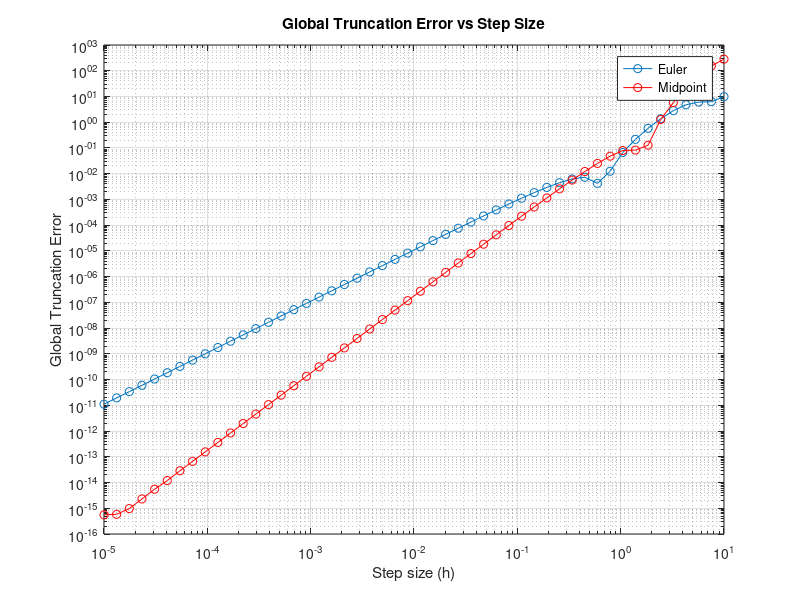

MATLAB code for this plot:
function local_trunc_tabby()

    %% LOCAL FORWARD EULER
    
    t0 = 0;          % Start time
    tf = 0.5;        % End time (replace with the desired final time)
    tspan = [t0, tf];  % Full integration interval
    X0 = 1;      % Initial conditions
    
    h_list = logspace(-5,1,50);  % Time step sizes
    local_error_euler = [];
    local_error_mid = [];
    rate_function_calls = [];
    X_true = [];

    t_ref = 4.49;
    XA = solution01(t_ref);

    for i = 1:length(h_list)
        h_ref = h_list(i);
        
        [XB_euler,~] = forward_euler_step(@rate_func01,t_ref,XA,h_ref);
        [XB_mid,~] = explicit_midpoint_step(@rate_func01,t_ref,XA,h_ref);
 
        X_analytical = solution01(t_ref+h_ref);
        
       X_true = [X_true, X_analytical];  
    
       local_error_euler = [local_error_euler, norm(XB_euler - X_analytical)];
       local_error_mid = [local_error_mid, norm(XB_mid - X_analytical)];
       
    end
    
    [p_euler,k_euler] = loglog_fit(h_list,local_error_euler)
    [p_mid,k_mid] = loglog_fit(h_list,local_error_mid)
    %%%%%
    
    % Plotting Global Truncation Error vs Step Size
    figure;
    loglog(h_list, local_error_euler, 'o-'); hold on;
    xlabel('Step size (h)');
    ylabel('Global Truncation Error');
    title('Global Truncation Error vs Step Size');
    grid on; hold on;
    loglog(h_list, local_error_mid, 'o-', 'Color','r');
    legend("Euler","Midpoint")
    
    hold off;
    
    
    %% rate_func01
    function dXdt = rate_func01(t,X)
    dXdt = -5*X + 5*cos(t) - sin(t);
    end
    
    function X = solution01(t)
    X = cos(t);
    end
end


%fits the relationship y = k*x^p to (x,y) data
%INPUTS:
%x_regression: the x data (a row or column vector)
%y_regression: the y data (a row or column vector)
%filter_params (optional): a struct with parameters to set the range of
%data points that should be included in the regression
%you can set as many or as few of these parameters as you'd like
%   filter_params.min_index
%   filter_params.max_index
%   filter_params.min_xval
%   filter_params.max_xval
%   filter_params.min_yval
%   filter_params.max_yval
%OUTPUTS:
%[p,k]: the regressed values for relationship y = k*x^p
function [p,k] = loglog_fit(x_regression,y_regression,varargin)
    
    %convert x_regression to a column vector if it's a row vector
    if size(x_regression,1)==1
        x_regression = abs(x_regression)';
    end

    %convert y_regression to a column vector if it's a row vector
    if size(y_regression,1)==1
        y_regression = abs(y_regression)';
    end

    %if filter_params has been provided, then filter the data points
    if nargin==3
        filter_params = varargin{1};
        
        num_points = length(x_regression);
        indices = 1:num_points;

        filter_bool = ones(num_points,1);

        if isfield(filter_params,'min_index')
            filter_bool = filter_bool & indices>=filter_params.min_index;
        end

        if isfield(filter_params,'max_index')
            filter_bool = filter_bool & indices<=filter_params.max_index;
        end

        if isfield(filter_params,'min_xval')
            filter_bool = filter_bool & x_regression>=filter_params.min_xval;
        end

        if isfield(filter_params,'max_xval')
            filter_bool = filter_bool & x_regression<=filter_params.max_xval;
        end

        if isfield(filter_params,'min_yval')
            filter_bool = filter_bool & y_regression>=filter_params.min_yval;
        end

        if isfield(filter_params,'max_yval')
            filter_bool = filter_bool & y_regression<=filter_params.max_yval;
        end

        x_regression = x_regression(filter_bool);
        y_regression = y_regression(filter_bool);
    end

    %compute the logs of x_regression and y_regression
    Y = log(y_regression);
    X1 = log(x_regression);

    %set up the regression
    X2 = ones(length(X1),1);

    %run the regression
    coeff_vec = regress(Y,[X1,X2]);
    
    %pull out the coefficients from the fit
    p = coeff_vec(1);
    k = exp(coeff_vec(2));
end

function [XB,num_evals] = forward_euler_step(rate_func_in,t,XA,h)
    XB = XA + h*rate_func_in(t, XA);
    num_evals = 1;
end

function [XB,num_evals] = explicit_midpoint_step(rate_func_in,t,XA,h)
    X_n_half = XA + h/2*rate_func_in(t, XA);
    XB = XA + h*rate_func_in(t+h/2, X_n_half);
    num_evals = 2;
end

%% rate_func01
function dXdt = rate_func01(t,X)
dXdt = -5*X + 5*cos(t) - sin(t);
end

function X = solution01(t)
X = cos(t);
end
